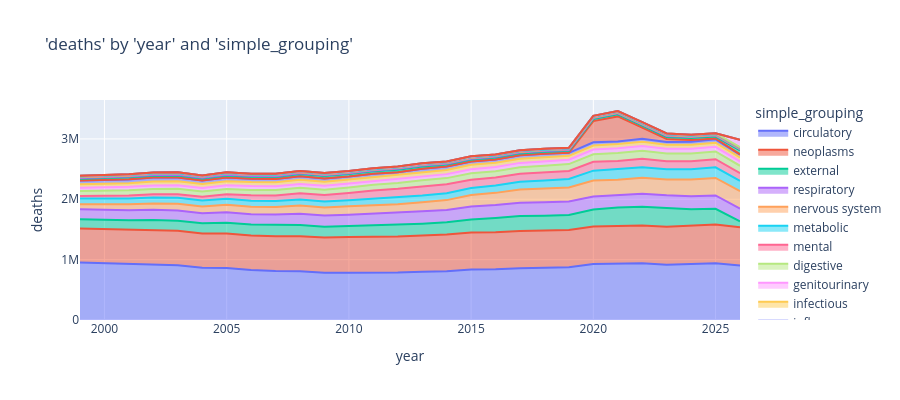

The code cell stored with this chart in its notebook:
### Code cell
charters.chart(
    df=cod_all,
    x_axis="year",
    y_axis="deaths",
    color=CATEGORY_COL,
    type="area",
    category_orders=category_orders,
)

### Figure 1 — Plotly figure (JSON) as saved in the notebook; plotly's stock layout.template omitted (floating-point values rounded to 4 significant figures)
{"data": [{"fillpattern": {"shape": ""}, "hovertemplate": "simple_grouping=circulatory<br>year=%{x}<br>deaths=%{y}<extra></extra>", "legendgroup": "circulatory", "line": {"color": "#636efa"}, "marker": {"symbol": "circle"}, "mode": "lines", "name": "circulatory", "orientation": "v", "showlegend": true, "stackgroup": "1", "type": "scatter", "x": [1999, 2000, 2001, 2002, 2003, 2004, 2005, 2006, 2007, 2008, 2009, 2010, 2011, 2012, 2013, 2014, 2015, 2016, 2017, 2018, 2019, 2020, 2021, 2022, 2023, 2024, 2025, 2026], "xaxis": "x", "y": [954300.0, 941400.0, 926900.0, 923300.0, 907100.0, 865800.0, 860800.0, 827600.0, 810200.0, 808400.0, 784700.0, 784400.0, 783400.0, 787300.0, 800800.0, 807700.0, 836500.0, 840600.0, 859100.0, 868600.0, 874500.0, 928700.0, 931500.0, 941600.0, 915900.0, 922300.0, 940600.0, 904800.0], "yaxis": "y"}, {"fillpattern": {"shape": ""}, "hovertemplate": "simple_grouping=neoplasms<br>year=%{x}<br>deaths=%{y}<extra></extra>", "legendgroup": "neoplasms", "line": {"color": "#EF553B"}, "marker": {"symbol": "circle"}, "mode": "lines", "name": "neoplasms", "orientation": "v", "showlegend": true, "stackgroup": "1", "type": "scatter", "x": [1999, 2000, 2001, 2002, 2003, 2004, 2005, 2006, 2007, 2008, 2009, 2010, 2011, 2012, 2013, 2014, 2015, 2016, 2017, 2018, 2019, 2020, 2021, 2022, 2023, 2024, 2025, 2026], "xaxis": "x", "y": [563000.0, 566600.0, 567400.0, 570500.0, 570400.0, 567400.0, 573000.0, 574000.0, 577000.0, 579900.0, 582200.0, 589600.0, 591700.0, 597700.0, 600100.0, 607700.0, 612200.0, 613800.0, 614900.0, 614900.0, 615200.0, 618500.0, 621400.0, 624400.0, 629500.0, 636100.0, 639600.0, 631300.0], "yaxis": "y"}, {"fillpattern": {"shape": ""}, "hovertemplate": "simple_grouping=external<br>year=%{x}<br>deaths=%{y}<extra></extra>", "legendgroup": "external", "line": {"color": "#00cc96"}, "marker": {"symbol": "circle"}, "mode": "lines", "name": "external", "orientation": "v", "showlegend": true, "stackgroup": "1", "type": "scatter", "x": [1999, 2000, 2001, 2002, 2003, 2004, 2005, 2006, 2007, 2008, 2009, 2010, 2011, 2012, 2013, 2014, 2015, 2016, 2017, 2018, 2019, 2020, 2021, 2022, 2023, 2024, 2025, 2026], "xaxis": "x", "y": [151100.0, 151200.0, 157200.0, 164100.0, 166800.0, 170000.0, 176400.0, 181600.0, 185100.0, 183800.0, 179800.0, 183300.0, 190000.0, 193000.0, 195700.0, 202300.0, 216700.0, 235200.0, 247500.0, 245200.0, 251300.0, 283700.0, 312100.0, 311500.0, 303800.0, 275000.0, 260900.0, 97950.0], "yaxis": "y"}, {"fillpattern": {"shape": ""}, "hovertemplate": "simple_grouping=respiratory<br>year=%{x}<br>deaths=%{y}<extra></extra>", "legendgroup": "respiratory", "line": {"color": "#ab63fa"}, "marker": {"symbol": "circle"}, "mode": "lines", "name": "respiratory", "orientation": "v", "showlegend": true, "stackgroup": "1", "type": "scatter", "x": [1999, 2000, 2001, 2002, 2003, 2004, 2005, 2006, 2007, 2008, 2009, 2010, 2011, 2012, 2013, 2014, 2015, 2016, 2017, 2018, 2019, 2020, 2021, 2022, 2023, 2024, 2025, 2026], "xaxis": "x", "y": [166100.0, 165700.0, 167900.0, 168800.0, 170700.0, 167300.0, 176600.0, 170200.0, 174500.0, 188700.0, 184800.0, 187200.0, 194800.0, 195500.0, 204000.0, 203000.0, 214000.0, 214400.0, 222900.0, 223400.0, 221100.0, 216900.0, 208800.0, 216200.0, 215800.0, 216500.0, 222000.0, 211400.0], "yaxis": "y"}, {"fillpattern": {"shape": ""}, "hovertemplate": "simple_grouping=nervous system<br>year=%{x}<br>deaths=%{y}<extra></extra>", "legendgroup": "nervous system", "line": {"color": "#FFA15A"}, "marker": {"symbol": "circle"}, "mode": "lines", "name": "nervous system", "orientation": "v", "showlegend": true, "stackgroup": "1", "type": "scatter", "x": [1999, 2000, 2001, 2002, 2003, 2004, 2005, 2006, 2007, 2008, 2009, 2010, 2011, 2012, 2013, 2014, 2015, 2016, 2017, 2018, 2019, 2020, 2021, 2022, 2023, 2024, 2025, 2026], "xaxis": "x", "y": [84020.0, 90940.0, 96460.0, 103000.0, 109600.0, 111700.0, 120600.0, 122900.0, 126900.0, 136500.0, 134100.0, 141000.0, 144900.0, 146100.0, 151700.0, 165400.0, 190400.0, 202300.0, 216300.0, 224900.0, 233700.0, 262300.0, 251500.0, 264400.0, 263500.0, 277600.0, 290300.0, 290000.0], "yaxis": "y"}, {"fillpattern": {"shape": ""}, "hovertemplate": "simple_grouping=metabolic<br>year=%{x}<br>deaths=%{y}<extra></extra>", "legendgroup": "metabolic", "line": {"color": "#19d3f3"}, "marker": {"symbol": "circle"}, "mode": "lines", "name": "metabolic", "orientation": "v", "showlegend": true, "stackgroup": "1", "type": "scatter", "x": [1999, 2000, 2001, 2002, 2003, 2004, 2005, 2006, 2007, 2008, 2009, 2010, 2011, 2012, 2013, 2014, 2015, 2016, 2017, 2018, 2019, 2020, 2021, 2022, 2023, 2024, 2025, 2026], "xaxis": "x", "y": [92800.0, 94260.0, 96740.0, 99390.0, 100300.0, 98960.0, 103100.0, 99140.0, 98940.0, 99280.0, 97920.0, 98820.0, 105100.0, 105900.0, 109100.0, 112700.0, 118500.0, 121200.0, 127900.0, 133100.0, 140000.0, 164100.0, 171800.0, 174100.0, 169000.0, 171900.0, 177300.0, 169600.0], "yaxis": "y"}, {"fillpattern": {"shape": ""}, "hovertemplate": "simple_grouping=mental<br>year=%{x}<br>deaths=%{y}<extra></extra>", "legendgroup": "mental", "line": {"color": "#FF6692"}, "marker": {"symbol": "circle"}, "mode": "lines", "name": "mental", "orientation": "v", "showlegend": true, "stackgroup": "1", "type": "scatter", "x": [1999, 2000, 2001, 2002, 2003, 2004, 2005, 2006, 2007, 2008, 2009, 2010, 2011, 2012, 2013, 2014, 2015, 2016, 2017, 2018, 2019, 2020, 2021, 2022, 2023, 2024, 2025, 2026], "xaxis": "x", "y": [42000.0, 45890.0, 50720.0, 55670.0, 59970.0, 61430.0, 71350.0, 91660.0, 90170.0, 104500.0, 106100.0, 120700.0, 135800.0, 147800.0, 156300.0, 151000.0, 136600.0, 132500.0, 135700.0, 135300.0, 133800.0, 148300.0, 136200.0, 138800.0, 133000.0, 131200.0, 133200.0, 127400.0], "yaxis": "y"}, {"fillpattern": {"shape": ""}, "hovertemplate": "simple_grouping=digestive<br>year=%{x}<br>deaths=%{y}<extra></extra>", "legendgroup": "digestive", "line": {"color": "#B6E880"}, "marker": {"symbol": "circle"}, "mode": "lines", "name": "digestive", "orientation": "v", "showlegend": true, "stackgroup": "1", "type": "scatter", "x": [1999, 2000, 2001, 2002, 2003, 2004, 2005, 2006, 2007, 2008, 2009, 2010, 2011, 2012, 2013, 2014, 2015, 2016, 2017, 2018, 2019, 2020, 2021, 2022, 2023, 2024, 2025, 2026], "xaxis": "x", "y": [82790.0, 83910.0, 85710.0, 86620.0, 87680.0, 86220.0, 87290.0, 87530.0, 89070.0, 91020.0, 89320.0, 91180.0, 94020.0, 95140.0, 98230.0, 100900.0, 104600.0, 105800.0, 107600.0, 109600.0, 112800.0, 123800.0, 133700.0, 132600.0, 128300.0, 128400.0, 128100.0, 122800.0], "yaxis": "y"}, {"fillpattern": {"shape": ""}, "hovertemplate": "simple_grouping=genitourinary<br>year=%{x}<br>deaths=%{y}<extra></extra>", "legendgroup": "genitourinary", "line": {"color": "#FF97FF"}, "marker": {"symbol": "circle"}, "mode": "lines", "name": "genitourinary", "orientation": "v", "showlegend": true, "stackgroup": "1", "type": "scatter", "x": [1999, 2000, 2001, 2002, 2003, 2004, 2005, 2006, 2007, 2008, 2009, 2010, 2011, 2012, 2013, 2014, 2015, 2016, 2017, 2018, 2019, 2020, 2021, 2022, 2023, 2024, 2025, 2026], "xaxis": "x", "y": [53010.0, 54410.0, 56890.0, 58180.0, 59950.0, 60160.0, 62660.0, 63460.0, 64600.0, 62980.0, 63400.0, 65540.0, 61470.0, 61890.0, 63970.0, 66060.0, 69290.0, 70190.0, 71330.0, 72410.0, 72760.0, 76660.0, 78860.0, 80260.0, 76800.0, 76700.0, 77080.0, 74340.0], "yaxis": "y"}, {"fillpattern": {"shape": ""}, "hovertemplate": "simple_grouping=infectious<br>year=%{x}<br>deaths=%{y}<extra></extra>", "legendgroup": "infectious", "line": {"color": "#FECB52"}, "marker": {"symbol": "circle"}, "mode": "lines", "name": "infectious", "orientation": "v", "showlegend": true, "stackgroup": "1", "type": "scatter", "x": [1999, 2000, 2001, 2002, 2003, 2004, 2005, 2006, 2007, 2008, 2009, 2010, 2011, 2012, 2013, 2014, 2015, 2016, 2017, 2018, 2019, 2020, 2021, 2022, 2023, 2024, 2025, 2026], "xaxis": "x", "y": [59760.0, 58790.0, 60110.0, 63720.0, 64420.0, 64360.0, 66260.0, 66760.0, 66590.0, 68180.0, 69280.0, 67350.0, 68590.0, 68150.0, 70390.0, 70180.0, 71840.0, 69790.0, 69130.0, 67750.0, 64420.0, 68080.0, 68300.0, 69680.0, 68980.0, 67670.0, 68420.0, 63080.0], "yaxis": "y"}, {"fillpattern": {"shape": ""}, "hovertemplate": "simple_grouping=influenza<br>year=%{x}<br>deaths=%{y}<extra></extra>", "legendgroup": "influenza", "line": {"color": "#636efa"}, "marker": {"symbol": "circle"}, "mode": "lines", "name": "influenza", "orientation": "v", "showlegend": true, "stackgroup": "1", "type": "scatter", "x": [1999, 2000, 2001, 2002, 2003, 2004, 2005, 2006, 2007, 2008, 2009, 2010, 2011, 2012, 2013, 2014, 2015, 2016, 2017, 2018, 2019, 2020, 2021, 2022, 2023, 2024, 2025, 2026], "xaxis": "x", "y": [63730.0, 65310.0, 62030.0, 65680.0, 65160.0, 59660.0, 63000.0, 56320.0, 52710.0, 56280.0, 53690.0, 50100.0, 53830.0, 50630.0, 56980.0, 55220.0, 57060.0, 51540.0, 55670.0, 59120.0, 49780.0, 53540.0, 41920.0, 47050.0, 45180.0, 48140.0, 56620.0, 46510.0], "yaxis": "y"}, {"fillpattern": {"shape": ""}, "hovertemplate": "simple_grouping=special<br>year=%{x}<br>deaths=%{y}<extra></extra>", "legendgroup": "special", "line": {"color": "#EF553B"}, "marker": {"symbol": "circle"}, "mode": "lines", "name": "special", "orientation": "v", "showlegend": true, "stackgroup": "1", "type": "scatter", "x": [2001, 2019, 2020, 2021, 2022, 2023, 2024, 2025, 2026], "xaxis": "x", "y": [2906.0, 10.0, 350900.0, 416900.0, 186600.0, 49950.0, 31460.0, 13860.0, 5952.0], "yaxis": "y"}, {"fillpattern": {"shape": ""}, "hovertemplate": "simple_grouping=other<br>year=%{x}<br>deaths=%{y}<extra></extra>", "legendgroup": "other", "line": {"color": "#00cc96"}, "marker": {"symbol": "circle"}, "mode": "lines", "name": "other", "orientation": "v", "showlegend": true, "stackgroup": "1", "type": "scatter", "x": [1999, 2000, 2001, 2002, 2003, 2004, 2005, 2006, 2007, 2008, 2009, 2010, 2011, 2012, 2013, 2014, 2015, 2016, 2017, 2018, 2019, 2020, 2021, 2022, 2023, 2024, 2025, 2026], "xaxis": "x", "y": [26530.0, 31760.0, 32160.0, 29830.0, 31310.0, 29980.0, 31820.0, 31610.0, 33370.0, 38370.0, 39680.0, 38200.0, 40050.0, 41880.0, 37600.0, 32110.0, 31920.0, 33250.0, 32630.0, 32420.0, 32290.0, 33950.0, 34380.0, 33980.0, 33170.0, 31670.0, 30890.0, 65360.0], "yaxis": "y"}, {"fillpattern": {"shape": ""}, "hovertemplate": "simple_grouping=musculoskeletal<br>year=%{x}<br>deaths=%{y}<extra></extra>", "legendgroup": "musculoskeletal", "line": {"color": "#ab63fa"}, "marker": {"symbol": "circle"}, "mode": "lines", "name": "musculoskeletal", "orientation": "v", "showlegend": true, "stackgroup": "1", "type": "scatter", "x": [1999, 2000, 2001, 2002, 2003, 2004, 2005, 2006, 2007, 2008, 2009, 2010, 2011, 2012, 2013, 2014, 2015, 2016, 2017, 2018, 2019, 2020, 2021, 2022, 2023, 2024, 2025, 2026], "xaxis": "x", "y": [13300.0, 13710.0, 14010.0, 14330.0, 14430.0, 14230.0, 14350.0, 13880.0, 13840.0, 13820.0, 13270.0, 13260.0, 13640.0, 13680.0, 13490.0, 13290.0, 13610.0, 13720.0, 13780.0, 13750.0, 14510.0, 15360.0, 16170.0, 16430.0, 16640.0, 16930.0, 17320.0, 17080.0], "yaxis": "y"}, {"fillpattern": {"shape": ""}, "hovertemplate": "simple_grouping=perinatal<br>year=%{x}<br>deaths=%{y}<extra></extra>", "legendgroup": "perinatal", "line": {"color": "#FFA15A"}, "marker": {"symbol": "circle"}, "mode": "lines", "name": "perinatal", "orientation": "v", "showlegend": true, "stackgroup": "1", "type": "scatter", "x": [1999, 2000, 2001, 2002, 2003, 2004, 2005, 2006, 2007, 2008, 2009, 2010, 2011, 2012, 2013, 2014, 2015, 2016, 2017, 2018, 2019, 2020, 2021, 2022, 2023, 2024, 2025, 2026], "xaxis": "x", "y": [14190.0, 13990.0, 13800.0, 14170.0, 14320.0, 14130.0, 14480.0, 14370.0, 14510.0, 13840.0, 13040.0, 12050.0, 11940.0, 11840.0, 11970.0, 11820.0, 11640.0, 11400.0, 11040.0, 10640.0, 10340.0, 9575.0, 9487.0, 10120.0, 9932.0, 9932.0, 9704.0, 8507.0], "yaxis": "y"}, {"fillpattern": {"shape": ""}, "hovertemplate": "simple_grouping=blood<br>year=%{x}<br>deaths=%{y}<extra></extra>", "legendgroup": "blood", "line": {"color": "#19d3f3"}, "marker": {"symbol": "circle"}, "mode": "lines", "name": "blood", "orientation": "v", "showlegend": true, "stackgroup": "1", "type": "scatter", "x": [1999, 2000, 2001, 2002, 2003, 2004, 2005, 2006, 2007, 2008, 2009, 2010, 2011, 2012, 2013, 2014, 2015, 2016, 2017, 2018, 2019, 2020, 2021, 2022, 2023, 2024, 2025, 2026], "xaxis": "x", "y": [9034.0, 9275.0, 9501.0, 9631.0, 9541.0, 9389.0, 9553.0, 8803.0, 9727.0, 9839.0, 9601.0, 9736.0, 10140.0, 10440.0, 10170.0, 10710.0, 10680.0, 10900.0, 10750.0, 10860.0, 10770.0, 11430.0, 11870.0, 12040.0, 11920.0, 11840.0, 11900.0, 10980.0], "yaxis": "y"}, {"fillpattern": {"shape": ""}, "hovertemplate": "simple_grouping=malformations<br>year=%{x}<br>deaths=%{y}<extra></extra>", "legendgroup": "malformations", "line": {"color": "#FF6692"}, "marker": {"symbol": "circle"}, "mode": "lines", "name": "malformations", "orientation": "v", "showlegend": true, "stackgroup": "1", "type": "scatter", "x": [1999, 2000, 2001, 2002, 2003, 2004, 2005, 2006, 2007, 2008, 2009, 2010, 2011, 2012, 2013, 2014, 2015, 2016, 2017, 2018, 2019, 2020, 2021, 2022, 2023, 2024, 2025, 2026], "xaxis": "x", "y": [10250.0, 10460.0, 10320.0, 10540.0, 10390.0, 10360.0, 10300.0, 10380.0, 10310.0, 10170.0, 9776.0, 9566.0, 9568.0, 9514.0, 9457.0, 9499.0, 9898.0, 10020.0, 9798.0, 9644.0, 9632.0, 9479.0, 9544.0, 10040.0, 9780.0, 9940.0, 10010.0, 9022.0], "yaxis": "y"}, {"fillpattern": {"shape": ""}, "hovertemplate": "simple_grouping=skin<br>year=%{x}<br>deaths=%{y}<extra></extra>", "legendgroup": "skin", "line": {"color": "#B6E880"}, "marker": {"symbol": "circle"}, "mode": "lines", "name": "skin", "orientation": "v", "showlegend": true, "stackgroup": "1", "type": "scatter", "x": [1999, 2000, 2001, 2002, 2003, 2004, 2005, 2006, 2007, 2008, 2009, 2010, 2011, 2012, 2013, 2014, 2015, 2016, 2017, 2018, 2019, 2020, 2021, 2022, 2023, 2024, 2025, 2026], "xaxis": "x", "y": [3607.0, 3670.0, 3645.0, 3845.0, 4018.0, 4087.0, 4134.0, 3748.0, 3781.0, 3887.0, 3929.0, 3897.0, 4054.0, 4117.0, 4238.0, 4351.0, 4657.0, 4833.0, 4919.0, 5097.0, 5113.0, 5576.0, 6266.0, 7174.0, 7082.0, 6849.0, 6740.0, 6243.0], "yaxis": "y"}, {"fillpattern": {"shape": ""}, "hovertemplate": "simple_grouping=delay<br>year=%{x}<br>deaths=%{y}<extra></extra>", "legendgroup": "delay", "line": {"color": "#FF97FF"}, "marker": {"symbol": "circle"}, "mode": "lines", "name": "delay", "orientation": "v", "showlegend": true, "stackgroup": "1", "type": "scatter", "x": [2026], "xaxis": "x", "y": [121700.0], "yaxis": "y"}, {"fillpattern": {"shape": ""}, "hovertemplate": "simple_grouping=pregnancy<br>year=%{x}<br>deaths=%{y}<extra></extra>", "legendgroup": "pregnancy", "line": {"color": "#FECB52"}, "marker": {"symbol": "circle"}, "mode": "lines", "name": "pregnancy", "orientation": "v", "showlegend": true, "stackgroup": "1", "type": "scatter", "x": [1999, 2000, 2001, 2002, 2003, 2004, 2005, 2006, 2007, 2008, 2009, 2010, 2011, 2012, 2013, 2014, 2015, 2016, 2017, 2018, 2019, 2020, 2021, 2022, 2023, 2024, 2025, 2026], "xaxis": "x", "y": [366.0, 379.0, 387.0, 342.0, 492.0, 651.0, 719.0, 727.0, 737.0, 767.0, 904.0, 795.0, 892.0, 935.0, 1078.0, 1078.0, 1093.0, 1200.0, 1165.0, 947.0, 1049.0, 1214.0, 1659.0, 1225.0, 1026.0, 956.0, 844.0, 803.0], "yaxis": "y"}, {"fillpattern": {"shape": ""}, "hovertemplate": "simple_grouping=ear<br>year=%{x}<br>deaths=%{y}<extra></extra>", "legendgroup": "ear", "line": {"color": "#636efa"}, "marker": {"symbol": "circle"}, "mode": "lines", "name": "ear", "orientation": "v", "showlegend": true, "stackgroup": "1", "type": "scatter", "x": [1999, 2000, 2001, 2002, 2003, 2004, 2006, 2007, 2008, 2010, 2011, 2012, 2013, 2014, 2015, 2016, 2017, 2018, 2019, 2020, 2021, 2022, 2023, 2024, 2025, 2026], "xaxis": "x", "y": [10.0, 10.0, 32.0, 11.0, 32.0, 10.0, 10.0, 21.0, 35.0, 14.0, 42.0, 23.0, 19.0, 13.0, 34.0, 48.0, 28.0, 52.0, 59.0, 39.0, 38.0, 58.0, 69.0, 78.0, 75.0, 44.05], "yaxis": "y"}, {"fillpattern": {"shape": ""}, "hovertemplate": "simple_grouping=eye<br>year=%{x}<br>deaths=%{y}<extra></extra>", "legendgroup": "eye", "line": {"color": "#EF553B"}, "marker": {"symbol": "circle"}, "mode": "lines", "name": "eye", "orientation": "v", "showlegend": true, "stackgroup": "1", "type": "scatter", "x": [2001, 2003, 2009, 2010, 2011, 2023, 2026], "xaxis": "x", "y": [11.0, 11.0, 12.0, 10.0, 10.0, 22.0, 13.84], "yaxis": "y"}], "layout": {"height": 400, "legend": {"title": {"text": "simple_grouping"}, "tracegroupgap": 0}, "title": {"text": "'deaths' by 'year' and 'simple_grouping'"}, "xaxis": {"anchor": "y", "domain": [0, 1], "title": {"text": "year"}}, "yaxis": {"anchor": "x", "domain": [0, 1], "title": {"text": "deaths"}, "type": "-"}}}
